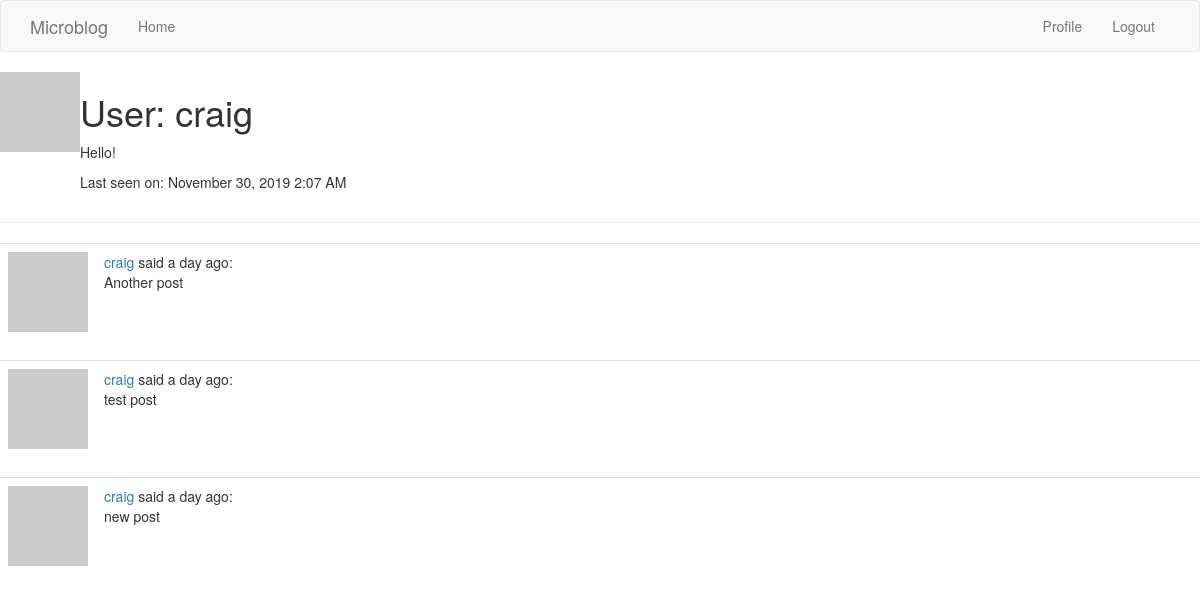
The page /user/craig (signed in) on the database its author committed.
### app/models.py (models this page shows, shortened)
class User(UserMixin, db.Model):
    id = db.Column(db.Integer, primary_key=True)
    username = db.Column(db.String(64), index=True, unique=True)
    email = db.Column(db.String(120), index=True, unique=True)
    password_hash = db.Column(db.String(128))
    posts = db.relationship('Post', backref='author', lazy='dynamic')
    about_me = db.Column(db.String(140))
    last_seen = db.Column(db.DateTime, default=datetime.utcnow)
    def avatar(self, size):
        digest = md5(self.email.lower().encode('utf-8')).hexdigest()
        return 'https://www.gravatar.com/avatar/{}?d=identicon&s={}'.format(digest, size)

class Post(db.Model):
    id = db.Column(db.Integer, primary_key=True)
    body = db.Column(db.String(140))
    timestamp = db.Column(db.DateTime, index=True, default=datetime.utcnow)
    user_id = db.Column(db.Integer, db.ForeignKey('user.id'))

### app/routes.py (the view)
@app.route('/user/<username>')
@login_required
def user(username):
    user = User.query.filter_by(username=username).first_or_404()
    posts = Post.query.filter_by(user_id=user.id).order_by(Post.timestamp.desc())
    return render_template('user.html', user=user, posts=posts)

### app/models.py (called while the page is built)
@login.user_loader
def load_user(id):
    return User.query.get(int(id))

### app/routes.py (called while the page is built)
@app.before_request
def before_request():
    if current_user.is_authenticated:
        current_user.last_seen = datetime.utcnow()
        db.session.commit()

### app/templates/user.html (shortened to what this page needs)
{% extends "base.html" %}
{% block content %}
    <table>
        <tr valign="top">
            <td><img src="{{ user.avatar(128) }}"></td>
            <td>
                <h1>User: {{ user.username }}</h1>
                {% if user.about_me %}<p>{{ user.about_me }}</p>{% endif %}
                {% if user.last_seen %}
                <p>Last seen on: {{ moment(user.last_seen).format('LLL') }}</p>
                {% endif %}
            </td>
        </tr>
    </table>
    <hr>
    {% for post in posts %}
        {% include "_post.html" %}
    {% endfor %}
{% endblock %}

### app/templates/_post.html
<table class="table table-hover">
    <tr>
        <td width="70px">
            <a href="{{ url_for('user', username=post.author.username) }}">
                <img src="{{ post.author.avatar(70) }}" />
            </a>
        </td>
        <td>
            <a href="{{ url_for('user', username=post.author.username) }}">
                {{ post.author.username }}
            </a>
            said {{ moment(post.timestamp).fromNow() }}:
            <br>
            {{ post.body }}
        </td>
    </tr>
</table>

### rows shown on the page
User: username "craig", about_me "Hello!", last_seen "November 30, 2019 2:07 AM"
Post: author.username "craig", timestamp "a day ago", body "Another post"
Post: author.username "craig", timestamp "a day ago", body "test post"
Post: author.username "craig", timestamp "a day ago", body "new post"
